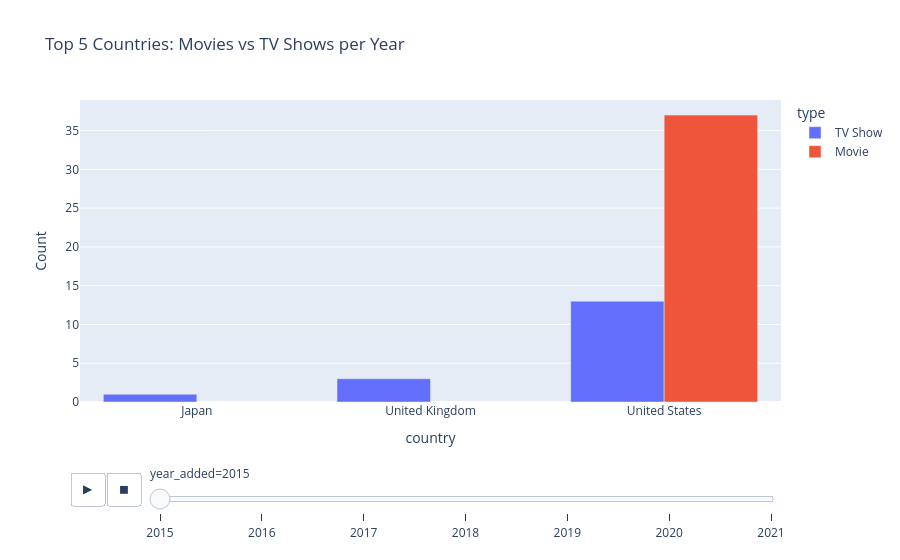

The code cell stored with this chart in its notebook:
### Markdown cell above
Chart 4 - Animated Chart: Top Countries per Year (multi-trace animated figure)

### Code cell
# get top 5 countries without Unknown
top5 = [c for c in df_clean['country'].value_counts().index if c != 'Unknown'][:5]

df_anim = df_clean[df_clean['country'].isin(top5)]

anim_data = df_anim.groupby(['year_added', 'country', 'type']).size().reset_index(name='Count')
anim_data = anim_data[anim_data['year_added'] >= 2015]

fig4 = px.bar(anim_data, x='country', y='Count', color='type',
              animation_frame='year_added', barmode='group',
              title='Top 5 Countries: Movies vs TV Shows per Year')

fig4.show()

### Figure 1 — Plotly figure (JSON) as saved in the notebook; plotly's stock layout.template omitted (floating-point values rounded to 4 significant figures)
{"data": [{"alignmentgroup": "True", "hovertemplate": "type=TV Show<br>year_added=2015<br>country=%{x}<br>Count=%{y}<extra></extra>", "legendgroup": "TV Show", "marker": {"color": "#636efa", "pattern": {"shape": ""}}, "name": "TV Show", "offsetgroup": "TV Show", "orientation": "v", "showlegend": true, "textposition": "auto", "type": "bar", "x": ["Japan", "United Kingdom", "United States"], "xaxis": "x", "y": [1, 3, 13], "yaxis": "y"}, {"alignmentgroup": "True", "hovertemplate": "type=Movie<br>year_added=2015<br>country=%{x}<br>Count=%{y}<extra></extra>", "legendgroup": "Movie", "marker": {"color": "#EF553B", "pattern": {"shape": ""}}, "name": "Movie", "offsetgroup": "Movie", "orientation": "v", "showlegend": true, "textposition": "auto", "type": "bar", "x": ["United States"], "xaxis": "x", "y": [37], "yaxis": "y"}], "layout": {"barmode": "group", "legend": {"title": {"text": "type"}, "tracegroupgap": 0}, "sliders": [{"active": 0, "currentvalue": {"prefix": "year_added="}, "len": 0.9, "pad": {"b": 10, "t": 60}, "steps": [{"args": [["2015"], {"frame": {"duration": 0, "redraw": true}, "fromcurrent": true, "mode": "immediate", "transition": {"duration": 0, "easing": "linear"}}], "label": "2015", "method": "animate"}, {"args": [["2016"], {"frame": {"duration": 0, "redraw": true}, "fromcurrent": true, "mode": "immediate", "transition": {"duration": 0, "easing": "linear"}}], "label": "2016", "method": "animate"}, {"args": [["2017"], {"frame": {"duration": 0, "redraw": true}, "fromcurrent": true, "mode": "immediate", "transition": {"duration": 0, "easing": "linear"}}], "label": "2017", "method": "animate"}, {"args": [["2018"], {"frame": {"duration": 0, "redraw": true}, "fromcurrent": true, "mode": "immediate", "transition": {"duration": 0, "easing": "linear"}}], "label": "2018", "method": "animate"}, {"args": [["2019"], {"frame": {"duration": 0, "redraw": true}, "fromcurrent": true, "mode": "immediate", "transition": {"duration": 0, "easing": "linear"}}], "label": "2019", "method": "animate"}, {"args": [["2020"], {"frame": {"duration": 0, "redraw": true}, "fromcurrent": true, "mode": "immediate", "transition": {"duration": 0, "easing": "linear"}}], "label": "2020", "method": "animate"}, {"args": [["2021"], {"frame": {"duration": 0, "redraw": true}, "fromcurrent": true, "mode": "immediate", "transition": {"duration": 0, "easing": "linear"}}], "label": "2021", "method": "animate"}], "x": 0.1, "xanchor": "left", "y": 0, "yanchor": "top"}], "title": {"text": "Top 5 Countries: Movies vs TV Shows per Year"}, "updatemenus": [{"buttons": [{"args": [null, {"frame": {"duration": 500, "redraw": true}, "fromcurrent": true, "mode": "immediate", "transition": {"duration": 500, "easing": "linear"}}], "label": "&#9654;", "method": "animate"}, {"args": [[null], {"frame": {"duration": 0, "redraw": true}, "fromcurrent": true, "mode": "immediate", "transition": {"duration": 0, "easing": "linear"}}], "label": "&#9724;", "method": "animate"}], "direction": "left", "pad": {"r": 10, "t": 70}, "showactive": false, "type": "buttons", "x": 0.1, "xanchor": "right", "y": 0, "yanchor": "top"}], "xaxis": {"anchor": "y", "domain": [0, 1], "title": {"text": "country"}}, "yaxis": {"anchor": "x", "domain": [0, 1], "title": {"text": "Count"}}}}
